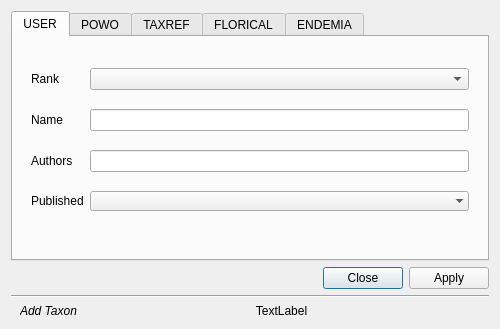
<?xml version="1.0" encoding="UTF-8"?>
<ui version="4.0">
 <class>EditTaxa</class>
 <widget class="QDialog" name="EditTaxa">
  <property name="windowModality">
   <enum>Qt::ApplicationModal</enum>
  </property>
  <property name="geometry">
   <rect>
    <x>0</x>
    <y>0</y>
    <width>500</width>
    <height>329</height>
   </rect>
  </property>
  <property name="sizePolicy">
   <sizepolicy hsizetype="Preferred" vsizetype="Preferred">
    <horstretch>0</horstretch>
    <verstretch>0</verstretch>
   </sizepolicy>
  </property>
  <property name="windowTitle">
   <string>Add reference</string>
  </property>
  <layout class="QGridLayout" name="gridLayout">
   <item row="4" column="0">
    <widget class="Line" name="line">
     <property name="frameShadow">
      <enum>QFrame::Sunken</enum>
     </property>
     <property name="orientation">
      <enum>Qt::Horizontal</enum>
     </property>
    </widget>
   </item>
   <item row="2" column="0">
    <widget class="QTabWidget" name="tabWidget_main">
     <property name="styleSheet">
      <string notr="true"/>
     </property>
     <property name="tabPosition">
      <enum>QTabWidget::North</enum>
     </property>
     <property name="tabShape">
      <enum>QTabWidget::Rounded</enum>
     </property>
     <property name="currentIndex">
      <number>0</number>
     </property>
     <property name="usesScrollButtons">
      <bool>true</bool>
     </property>
     <property name="documentMode">
      <bool>false</bool>
     </property>
     <property name="tabsClosable">
      <bool>false</bool>
     </property>
     <property name="tabBarAutoHide">
      <bool>false</bool>
     </property>
     <widget class="QWidget" name="tab">
      <attribute name="title">
       <string>USER</string>
      </attribute>
      <layout class="QGridLayout" name="gridLayout_6">
       <item row="0" column="0" alignment="Qt::AlignTop">
        <widget class="QWidget" name="Layout_edit" native="true">
         <property name="sizePolicy">
          <sizepolicy hsizetype="Preferred" vsizetype="Fixed">
           <horstretch>0</horstretch>
           <verstretch>0</verstretch>
          </sizepolicy>
         </property>
         <property name="minimumSize">
          <size>
           <width>0</width>
           <height>189</height>
          </size>
         </property>
         <property name="maximumSize">
          <size>
           <width>16777215</width>
           <height>189</height>
          </size>
         </property>
         <layout class="QGridLayout" name="gridLayout_3">
          <item row="0" column="1">
           <widget class="QComboBox" name="rankComboBox"/>
          </item>
          <item row="3" column="0">
           <widget class="QLabel" name="publishedLabel">
            <property name="text">
             <string>Published</string>
            </property>
           </widget>
          </item>
          <item row="1" column="0">
           <widget class="QLabel" name="basenameLabel">
            <property name="text">
             <string>Name</string>
            </property>
           </widget>
          </item>
          <item row="2" column="0">
           <widget class="QLabel" name="authorsLabel">
            <property name="text">
             <string>Authors</string>
            </property>
           </widget>
          </item>
          <item row="0" column="0">
           <widget class="QLabel" name="rankLabel">
            <property name="text">
             <string>Rank</string>
            </property>
           </widget>
          </item>
          <item row="3" column="1">
           <widget class="QComboBox" name="publishedComboBox">
            <property name="sizePolicy">
             <sizepolicy hsizetype="Preferred" vsizetype="Fixed">
              <horstretch>0</horstretch>
              <verstretch>0</verstretch>
             </sizepolicy>
            </property>
            <property name="styleSheet">
             <string notr="true"/>
            </property>
            <property name="frame">
             <bool>false</bool>
            </property>
           </widget>
          </item>
          <item row="2" column="1">
           <widget class="QLineEdit" name="authorsLineEdit"/>
          </item>
          <item row="1" column="1">
           <widget class="QLineEdit" name="basenameLineEdit"/>
          </item>
         </layout>
        </widget>
       </item>
      </layout>
     </widget>
     <widget class="QWidget" name="tab_2">
      <attribute name="title">
       <string>POWO</string>
      </attribute>
     </widget>
     <widget class="QWidget" name="tab_3">
      <attribute name="title">
       <string>TAXREF</string>
      </attribute>
     </widget>
     <widget class="QWidget" name="tab_4">
      <attribute name="title">
       <string>FLORICAL</string>
      </attribute>
     </widget>
     <widget class="QWidget" name="tab_5">
      <attribute name="title">
       <string>ENDEMIA</string>
      </attribute>
      <widget class="QTreeView" name="trView_childs">
       <property name="geometry">
        <rect>
         <x>20</x>
         <y>0</y>
         <width>256</width>
         <height>192</height>
        </rect>
       </property>
       <property name="editTriggers">
        <set>QAbstractItemView::NoEditTriggers</set>
       </property>
       <property name="selectionBehavior">
        <enum>QAbstractItemView::SelectRows</enum>
       </property>
       <property name="sortingEnabled">
        <bool>true</bool>
       </property>
       <attribute name="headerVisible">
        <bool>false</bool>
       </attribute>
      </widget>
     </widget>
    </widget>
   </item>
   <item row="3" column="0">
    <widget class="QDialogButtonBox" name="buttonBox">
     <property name="orientation">
      <enum>Qt::Horizontal</enum>
     </property>
     <property name="standardButtons">
      <set>QDialogButtonBox::Apply|QDialogButtonBox::Close</set>
     </property>
    </widget>
   </item>
   <item row="5" column="0">
    <layout class="QFormLayout" name="formLayout">
     <property name="leftMargin">
      <number>9</number>
     </property>
     <property name="rightMargin">
      <number>9</number>
     </property>
     <item row="0" column="1">
      <widget class="QLabel" name="taxaLineEdit_result">
       <property name="sizePolicy">
        <sizepolicy hsizetype="Preferred" vsizetype="Fixed">
         <horstretch>0</horstretch>
         <verstretch>0</verstretch>
        </sizepolicy>
       </property>
       <property name="minimumSize">
        <size>
         <width>0</width>
         <height>0</height>
        </size>
       </property>
       <property name="maximumSize">
        <size>
         <width>16777215</width>
         <height>16777215</height>
        </size>
       </property>
       <property name="styleSheet">
        <string notr="true"/>
       </property>
       <property name="text">
        <string>TextLabel</string>
       </property>
       <property name="alignment">
        <set>Qt::AlignCenter</set>
       </property>
       <property name="textInteractionFlags">
        <set>Qt::LinksAccessibleByMouse|Qt::TextSelectableByMouse</set>
       </property>
      </widget>
     </item>
     <item row="0" column="0">
      <widget class="QLabel" name="label_2">
       <property name="font">
        <font>
         <italic>true</italic>
        </font>
       </property>
       <property name="text">
        <string>Add Taxon</string>
       </property>
      </widget>
     </item>
    </layout>
   </item>
  </layout>
 </widget>
 <tabstops>
  <tabstop>rankComboBox</tabstop>
  <tabstop>basenameLineEdit</tabstop>
  <tabstop>authorsLineEdit</tabstop>
  <tabstop>publishedComboBox</tabstop>
  <tabstop>trView_childs</tabstop>
  <tabstop>tabWidget_main</tabstop>
 </tabstops>
 <resources/>
 <connections/>
</ui>
